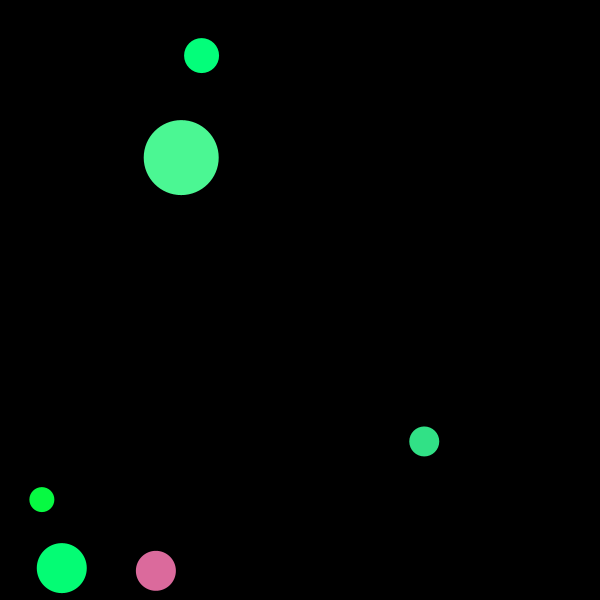
Frame 1 (no input)
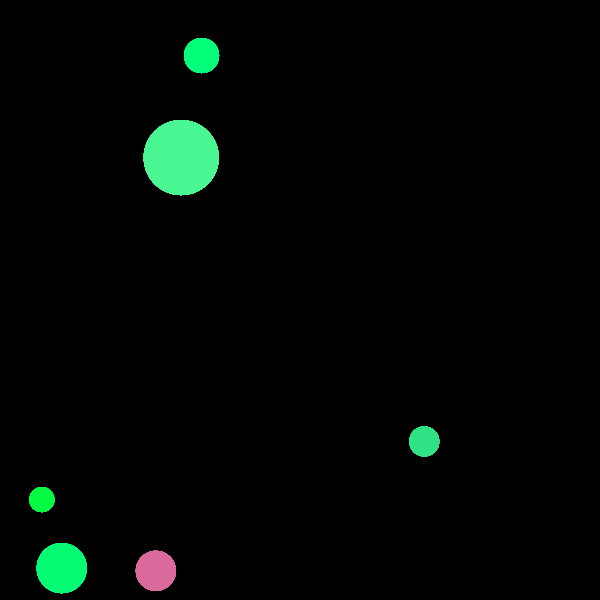
Frame 60 (the mouse pressed at the canvas centre just before this capture)
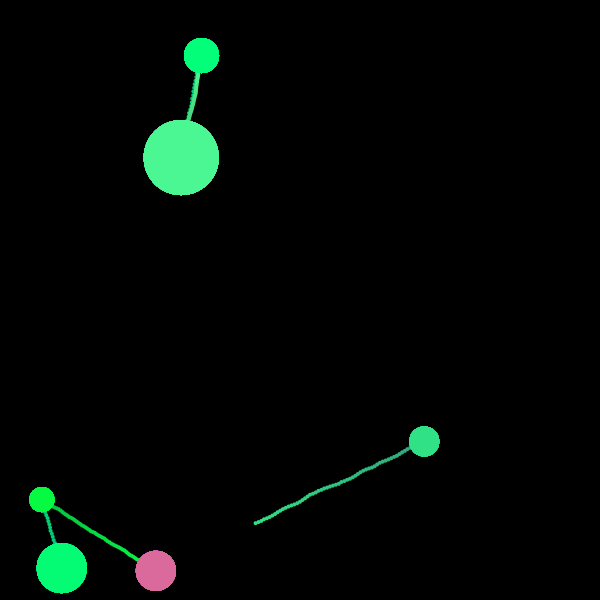
Frame 120 (the mouse held since frame 60 and released just before this capture)

The Processing sketch that drew these frames (run headless with seeded random() and noise(); from frame 60 on, the mouse is pressed at the canvas centre):

// Processing sketch: bichinesb
// ── bichinesb.pde
ArrayList<Particula> particulas;
ArrayList<Generador> generadores;

void setup() {
  size(600, 600);
  smooth();
  particulas = new ArrayList();
  generadores = new ArrayList();
  for (int i = 0; i < random(5,12); i++) {
    generadores.add(new Generador(random(width), random(height)));
  }
  background(0);
}

void draw() {
  noStroke();
  fill(0, 1);
  rect(0, 0, width, height);
  for (int i = 0; i < generadores.size(); i++) {
    generadores.get(i).act();
  }
  for (int i = 0; i < particulas.size(); i++) {
    Particula aux = particulas.get(i);
    aux.act();
    if (aux.borrar) {
      particulas.remove(i--);
    }
  }
}


color colorComplementario(color col) {
  pushStyle();
  colorMode(HSB);
  float h, s, b, a; 
  h = (hue(col)+128)%256;
  s = saturation(col);
  b = brightness(col);
  a = alpha(col);
  color nue = color(h, s, b, a);
  popStyle();
  return nue;
}

color nuevoColor() {
  pushStyle();
  colorMode(HSB);
  int r, g, b; 
  r = int(random(256));
  g = int(random(256-r, 256));
  int inter = (r+g)/2;
  b = int(random(inter-64, inter+64));
  popStyle();
  return color(r, g, b);
}

class Generador {
  float x, y, tam;
  int cant;
  color col;

  Generador(float x, float y) {
    this.x = x;
    this.y = y;
    cant = int(random(5, 18));
    tam = cant*5;
    col = nuevoColor();
  }

  void act() {
    if (frameCount%60 == 0) {
      particulas.add(new Particula(this, generadores.get(int(random(generadores.size())))));
    }
    dibujar();
  }

  void dibujar() {
    noStroke();
    fill(col);
    ellipse(x, y, tam, tam);
  }
}

class Particula {
  boolean borrar = false;
  Generador padre, destino;
  float x, y, tam, ang, vel;
  color col;
  Particula(float x, float y) {
    this.x = x;
    this.y = y;
    tam = 4;
    ang = random(TWO_PI);
    vel = random(1, 4);
  }

  Particula(Generador padre, Generador destino) {
    this.padre = padre;
    this.destino = destino;
    this.x = padre.x;
    this.y = padre.y;
    this.col = padre.col;
    tam = 4;
    ang = atan2(destino.y-y, destino.x-x);
    vel = random(1, 4);
  }

  void act() {
    mover();
    dibujar();
  }

  void mover() {
    ang = atan2(destino.y-y, destino.x-x);
    ang += radians(random(-10, 10));
    x += cos(ang)*vel;
    y += sin(ang)*vel;

    if (dist(destino.x, destino.y, x, y) < destino.tam/2) {
      borrar = true;
    }
  }

  void dibujar() {
    noStroke();
    fill(col);
    ellipse(x, y, tam, tam);
  }

  void setCol(color col) {
    this.col = col;
  }
}
